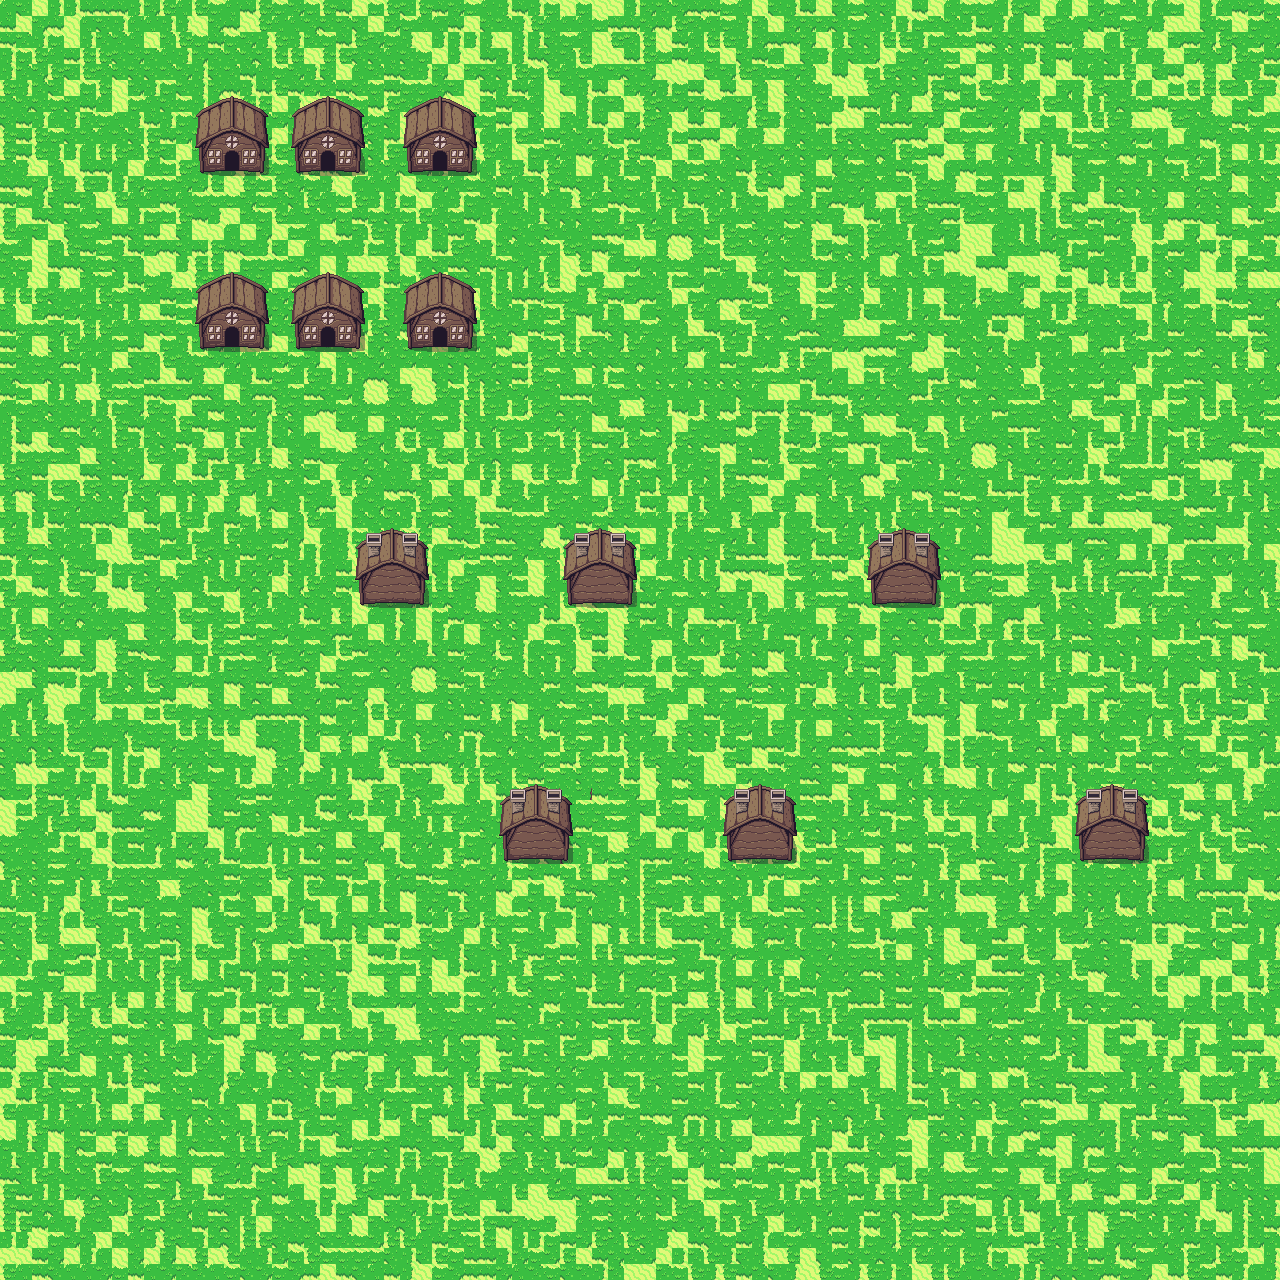

A 2D game scene composited from a Tiled map and its tileset images. What follows is a short description and the map's XML, with each tile layer's data collapsed to a summary:
An orthogonal 80x80 tile map with 16x16 px tiles, 2 tile layers (Tile Layer 1, Tile Layer 2).

<map version="1.2" tiledversion="1.3.1" orientation="orthogonal" renderorder="right-down" compressionlevel="0" width="80" height="80" tilewidth="16" tileheight="16" infinite="0" nextlayerid="3" nextobjectid="1">
 <editorsettings>
  <export target="testExported.tmx" format="tmx" />
 </editorsettings>
 <tileset firstgid="1" source="overworld.tsx" />
 <layer id="1" name="Tile Layer 1" width="80" height="80">
  <data>[6400 cells, 6400 non-empty, 12 distinct tile ids]</data>
 </layer>
 <layer id="2" name="Tile Layer 2" width="80" height="80">
  <data>[6400 cells, 300 non-empty, 50 distinct tile ids]</data>
 </layer>
</map>
